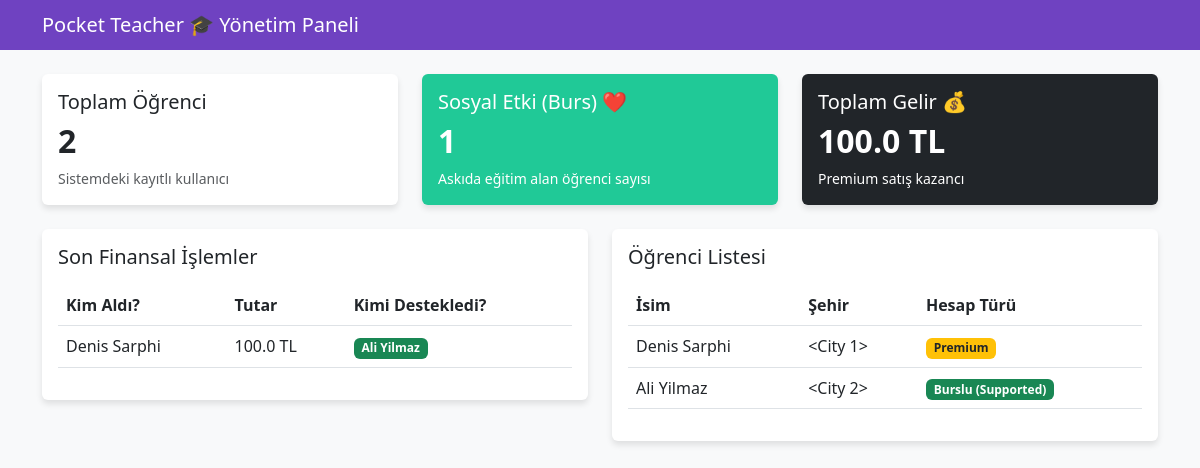
/dashboard, run on the app's committed database.
### app/models.py (models this page shows)
class FinancialTransaction(db.Model):
    __tablename__ = 'financial_transactions'
    transaction_id = db.Column(db.Integer, primary_key=True)
    purchaser_id = db.Column(db.Integer, db.ForeignKey('students.student_id'), nullable=False)
    supported_user_id = db.Column(db.Integer, db.ForeignKey('students.student_id'), nullable=True)
    transaction_type = db.Column(db.String(50))
    purchase_amount = db.Column(db.Float)
    transaction_date = db.Column(db.DateTime, default=datetime.utcnow)

class Student(db.Model):
    __tablename__ = 'students'
    student_id = db.Column(db.Integer, primary_key=True)
    name = db.Column(db.String(50), nullable=False)
    last_name = db.Column(db.String(50), nullable=False)
    email = db.Column(db.String(100), unique=True, nullable=False)
    city_id = db.Column(db.Integer, db.ForeignKey('cities.city_id'), nullable=False)
    birth_date = db.Column(db.Date)
    grade = db.Column(db.Integer)
    account_type = db.Column(db.String(50), default='Free')
    adaptive_state = db.relationship('AdaptiveState', backref='student', uselist=False)

### app/web.py (the view)
@web_bp.route('/dashboard')
def dashboard():
    total_students = Student.query.count()
    supported_count = Student.query.filter_by(account_type='Supported').count()
    revenue = db.session.query(func.sum(FinancialTransaction.purchase_amount)).scalar() or 0.0
    students = Student.query.all()
    raw_transactions = FinancialTransaction.query.order_by(FinancialTransaction.transaction_date.desc()).limit(5).all()
    transactions = []
    for t in raw_transactions:
        purchaser = Student.query.get(t.purchaser_id)
        supported = Student.query.get(t.supported_user_id) if t.supported_user_id else None
        transactions.append({
            "purchaser_name": f"{purchaser.name} {purchaser.last_name}",
            "amount": t.purchase_amount,
            "supported_name": f"{supported.name} {supported.last_name}" if supported else None
        })
    return render_template('dashboard.html',
                           total_students=total_students,
                           supported_count=supported_count,
                           revenue=revenue,
                           students=students,
                           transactions=transactions)

### app/templates/dashboard.html (shortened to what this page needs)
<!DOCTYPE html>
<html lang="en">
<head>
    <link href="https://cdn.jsdelivr.net/npm/bootstrap@5.3.0/dist/css/bootstrap.min.css" rel="stylesheet">
</head>
<body>
<nav class="navbar navbar-dark bg-purple mb-4">
    <div class="container">
        <span class="navbar-brand mb-0 h1">Pocket Teacher 🎓 Yönetim Paneli</span>
    </div>
</nav>
<div class="container">
    <div class="row mb-4">
        <div class="col-md-4">
            <div class="card p-3">
                <h5>Toplam Öğrenci</h5>
                <h2 class="fw-bold">{{ total_students }}</h2>
                <small class="text-muted">Sistemdeki kayıtlı kullanıcı</small>
            </div>
        </div>
        <div class="col-md-4">
            <div class="card p-3 bg-impact">
                <h5>Sosyal Etki (Burs) ❤️</h5>
                <h2 class="fw-bold">{{ supported_count }}</h2>
                <small>Askıda eğitim alan öğrenci sayısı</small>
            </div>
        </div>
        <div class="col-md-4">
            <div class="card p-3 text-white bg-dark">
                <h5>Toplam Gelir 💰</h5>
                <h2 class="fw-bold">{{ revenue }} TL</h2>
                <small>Premium satış kazancı</small>
            </div>
        </div>
    </div>
    <div class="row">
        <div class="col-md-6">
            <div class="card p-3">
                <h5 class="mb-3">Son Finansal İşlemler</h5>
                <table class="table table-hover">
                    <thead>
                        <tr>
                            <th>Kim Aldı?</th>
                            <th>Tutar</th>
                            <th>Kimi Destekledi?</th>
                        </tr>
                    </thead>
                    <tbody>
                        {% for t in transactions %}
                        <tr>
                            <td>{{ t.purchaser_name }}</td>
                            <td>{{ t.amount }} TL</td>
                            <td>
                                {% if t.supported_name %}
                                <span class="badge bg-success">{{ t.supported_name }}</span>
                                {% else %}
                                <span class="badge bg-secondary">-</span>
                                {% endif %}
                            </td>
                        </tr>
                        {% endfor %}
                    </tbody>
                </table>
            </div>
        </div>
        <div class="col-md-6">
            <div class="card p-3">
                <h5 class="mb-3">Öğrenci Listesi</h5>
                <table class="table">
                    <thead>
                        <tr>
                            <th>İsim</th>
                            <th>Şehir</th>
                            <th>Hesap Türü</th>
                        </tr>
                    </thead>
                    <tbody>
                        {% for s in students %}
                        <tr>
                            <td>{{ s.name }} {{ s.last_name }}</td>
                            <td>{{ s.city }}</td>
                            <td>
                                {% if s.account_type == 'Premium' %}
                                <span class="badge bg-warning text-dark">Premium</span>
                                {% elif s.account_type == 'Supported' %}
                                <span class="badge bg-success">Burslu (Supported)</span>
                                {% else %}
                                <span class="badge bg-light text-dark">Free</span>
                                {% endif %}
                            </td>
                        </tr>
                        {% endfor %}
                    </tbody>
                </table>
            </div>
        </div>
    </div>
</div>
</body>
</html>

### app/templates/dashboard.html (style rules this page uses)
body { background-color: #f8f9fa; }
.card { border: none; box-shadow: 0 4px 6px rgba(0,0,0,0.1); }
.bg-purple { background-color: #6f42c1; color: white; }
.bg-impact { background-color: #20c997; color: white; }

### data on the page
FinancialTransaction: purchaser_name "Denis Sarphi", amount "100.0", supported_name "Ali Yilmaz"
Student: name "Denis", last_name "Sarphi", city "<City 1>", account_type "Premium"
Student: name "Ali", last_name "Yilmaz", city "<City 2>", account_type "Burslu (Supported)"

### other printed values
{{ total_students }} "2"
{{ supported_count }} "1"
{{ revenue }} "100.0"
